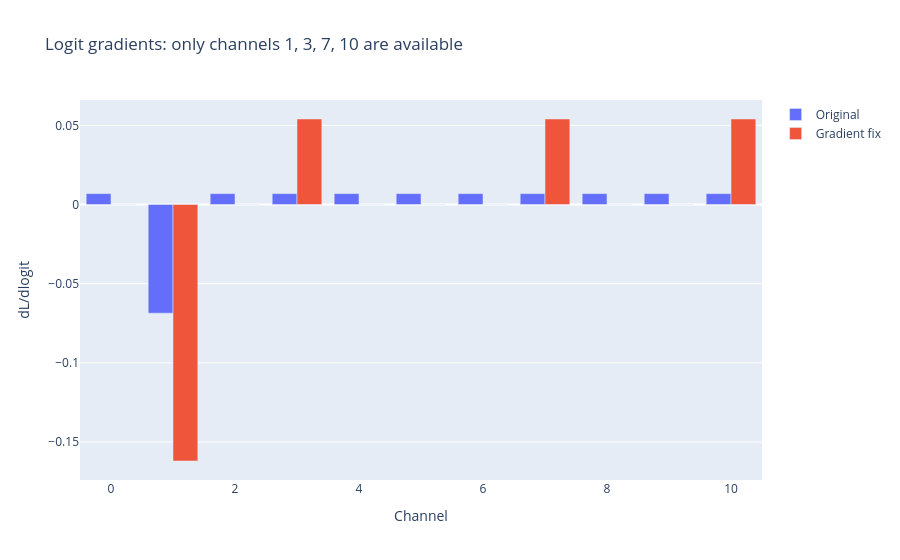

Source (notebook cell):
### Markdown cell above
## One partially annotated voxel

Use the 11-channel ordering from the domain-adaptation example. Only channels 1, 3, 7 and 10 are available. Channel 1 is the target. The zero initial logits make the denominator effect easy to see.

### Code cell
label_ids: list[int] = [0, 1, 2, 3, 5, 6, 12, 13, 15, 16, 21]
target: tf.Tensor = tf.constant([[[[[-1., 1., -1., 0., -1., -1., -1., 0., -1., -1., 0.]]]]])
initial_logits: np.ndarray = np.zeros(target.shape, dtype=np.float32)
available: np.ndarray = target.numpy().reshape(-1) != -1

gamma: float = 0.8
smooth: float = 1e-5
legacy_loss: Callable = diceCELoss(gamma=gamma, smooth=smooth, batch_wise=True, domain_adaptation=True)
fixed_loss: Callable = diceCELoss_gradient_fix(gamma=gamma, smooth=smooth, batch_wise=True)


def evaluate(values: np.ndarray, labels: tf.Tensor, fixed: bool) -> tuple[float, np.ndarray, np.ndarray]:
    """Return loss, probabilities and derivatives with respect to RAW logits."""
    logits: tf.Variable = tf.Variable(values)

    with tf.GradientTape() as tape:
        if fixed:
            value: tf.Tensor = fixed_loss(labels, logits)
        else:
            probabilities: tf.Tensor = tf.nn.softmax(logits, axis=-1)
            value = legacy_loss(labels, probabilities)

    gradient: tf.Tensor = tape.gradient(value, logits)
    if fixed:
        probabilities = masked_softmax_gradient_fix(labels, logits)
    else:
        probabilities = tf.nn.softmax(logits, axis=-1)

    return float(value.numpy()), probabilities.numpy(), gradient.numpy()


old_value, old_probability, old_gradient = evaluate(initial_logits, target, fixed=False)
new_value, new_probability, new_gradient = evaluate(initial_logits, target, fixed=True)
comparison: pd.DataFrame = pd.DataFrame({
    "channel": np.arange(len(label_ids)),
    "original label ID": label_ids,
    "available": available,
    "old probability": old_probability.reshape(-1),
    "conditional probability": new_probability.reshape(-1),
    "old dL/dlogit": old_gradient.reshape(-1),
    "fixed dL/dlogit": new_gradient.reshape(-1),
})
display(comparison)
print(f"Old loss: {old_value:.8f}; fixed loss: {new_value:.8f}")

np.testing.assert_array_equal(new_gradient.reshape(-1)[~available], 0)
assert np.any(np.abs(old_gradient.reshape(-1)[~available]) > 1e-5)
assert np.any(np.abs(new_gradient.reshape(-1)[available]) > 1e-5)

figure: go.Figure = go.Figure()
figure.add_bar(x=comparison["channel"], y=comparison["old dL/dlogit"], name="Original")
figure.add_bar(x=comparison["channel"], y=comparison["fixed dL/dlogit"], name="Gradient fix")
figure.update_layout(title="Logit gradients: only channels 1, 3, 7, 10 are available", xaxis_title="Channel", yaxis_title="dL/dlogit", barmode="group")
figure.show(renderer=renderer)

### Figure 1 — Plotly figure (JSON) as saved in the notebook; plotly's stock layout.template omitted (floating-point values rounded to 4 significant figures)
{"data": [{"name": "Original", "type": "bar", "x": [0, 1, 2, 3, 4, 5, 6, 7, 8, 9, 10], "y": [0.006863, -0.06864, 0.006863, 0.006867, 0.006863, 0.006863, 0.006863, 0.006867, 0.006863, 0.006863, 0.006867]}, {"name": "Gradient fix", "type": "bar", "x": [0, 1, 2, 3, 4, 5, 6, 7, 8, 9, 10], "y": [0, -0.162, 0, 0.054, 0, 0, 0, 0.054, 0, 0, 0.054]}], "layout": {"barmode": "group", "title": {"text": "Logit gradients: only channels 1, 3, 7, 10 are available"}, "xaxis": {"title": {"text": "Channel"}}, "yaxis": {"title": {"text": "dL/dlogit"}}}}
